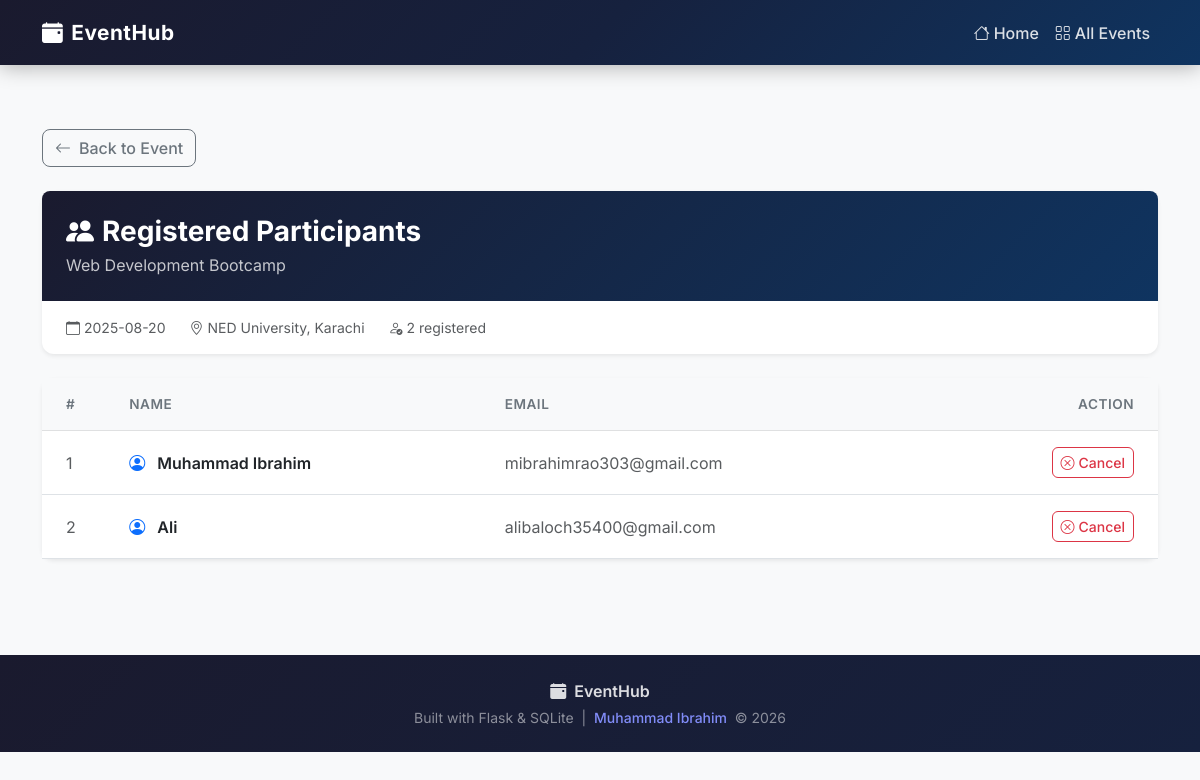
Page /events/2/registrations on the committed database.
### tables this page shows
CREATE TABLE events (
        id          INTEGER PRIMARY KEY AUTOINCREMENT,
        title       TEXT    NOT NULL,
        description TEXT    NOT NULL,
        date        TEXT    NOT NULL,
        venue       TEXT    NOT NULL
    );

CREATE TABLE registrations (
        id           INTEGER PRIMARY KEY AUTOINCREMENT,
        event_id     INTEGER NOT NULL,
        student_name TEXT    NOT NULL,
        email        TEXT    NOT NULL,
        FOREIGN KEY (event_id) REFERENCES events(id)
    );

### app.py (the view)
@app.route('/events/<int:event_id>/registrations')
def view_registrations(event_id):
    conn = get_db()
    cursor = conn.cursor()
    cursor.execute('SELECT * FROM events WHERE id = ?', (event_id,))
    event = cursor.fetchone()
    if event is None:
        conn.close()
        return render_template('404.html'), 404
    cursor.execute(
        'SELECT * FROM registrations WHERE event_id = ? ORDER BY id ASC',
        (event_id,)
    )
    registrations = cursor.fetchall()
    conn.close()
    return render_template('registrations.html', event=event, registrations=registrations)

### app.py (called while the page is built)
def get_db():
    conn = sqlite3.connect(DATABASE)
    conn.row_factory = sqlite3.Row
    return conn

### templates/registrations.html (shortened to what this page needs)
{% extends 'base.html' %}
{% block content %}
<div class="container py-5">
    <a href="{{ url_for('event_detail', event_id=event['id']) }}"
       class="btn btn-outline-secondary mb-4">
        <i class="bi bi-arrow-left me-2"></i>Back to Event
    </a>
    <div class="card shadow-sm border-0 mb-4">
        <div class="detail-header p-4 text-white">
            <h3 class="fw-bold mb-1">
                <i class="bi bi-people-fill me-2"></i>Registered Participants
            </h3>
            <p class="mb-0 opacity-75">{{ event['title'] }}</p>
        </div>
        <div class="card-body px-4 py-3">
            <div class="d-flex gap-4 text-muted small">
                <span><i class="bi bi-calendar me-1"></i>{{ event['date'] }}</span>
                <span><i class="bi bi-geo-alt me-1"></i>{{ event['venue'] }}</span>
                <span><i class="bi bi-person-check me-1"></i>{{ registrations|length }} registered</span>
            </div>
        </div>
    </div>
    {% if registrations %}
        <div class="card shadow-sm border-0">
            <div class="card-body p-0">
                <div class="table-responsive">
                    <table class="table table-hover mb-0">
                        <thead class="table-light">
                            <tr>
                                <th class="ps-4 py-3">#</th>
                                <th class="py-3">Name</th>
                                <th class="py-3">Email</th>
                                <th class="py-3 text-end pe-4">Action</th>
                            </tr>
                        </thead>
                        <tbody>
                            {% for registration in registrations %}
                            <tr>
                                <td class="ps-4 py-3 text-muted">{{ loop.index }}</td>
                                <td class="py-3 fw-semibold">
                                    <i class="bi bi-person-circle me-2 text-primary"></i>
                                    {{ registration['student_name'] }}
                                </td>
                                <td class="py-3 text-muted">{{ registration['email'] }}</td>
                                <td class="py-3 text-end pe-4">
                                    <form
                                        action="{{ url_for('cancel_registration', registration_id=registration['id']) }}"
                                        method="POST"
                                        onsubmit="return confirm('Cancel this registration? This cannot be undone.');"
                                        style="display: inline;"
                                    >
                                        <button type="submit" class="btn btn-sm btn-outline-danger">
                                            <i class="bi bi-x-circle me-1"></i>Cancel
                                        </button>
                                    </form>
                                </td>
                            </tr>
                            {% endfor %}
                        </tbody>
                    </table>
                </div>
            </div>
        </div>
    {% endif %}
</div>
{% endblock %}

### static/style.css (style rules this page uses)
body { font-family: 'Inter', sans-serif; background-color: #f8f9fa; color: #212529; }
.detail-header { background: linear-gradient(135deg, #1a1a2e 0%, #0f3460 100%); border-radius: 0.5rem 0.5rem 0 0; }
.btn-outline-danger { border-radius: 6px; font-weight: 500; }
.btn-outline-secondary { border-radius: 8px; font-weight: 500; }
.table th { font-weight: 600; font-size: 0.85rem; text-transform: uppercase; letter-spacing: 0.5px; color: #6c757d; }
.table td { vertical-align: middle; }
.card { border-radius: 12px; }

### rows in the picture
events: title "Web Development Bootcamp", date "2025-08-20", venue "NED University, Karachi"
registrations: student_name "Muhammad Ibrahim", email "mibrahimrao303@gmail.com"
registrations: student_name "Ali", email "alibaloch35400@gmail.com"

### other values in the picture
{{ registrations|length }} "2"
